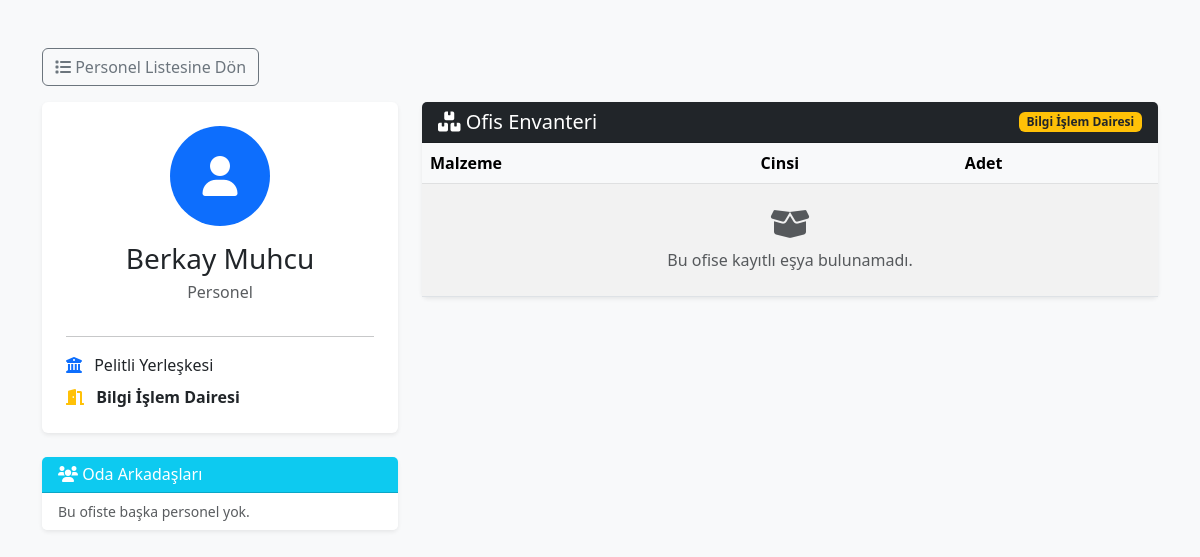
Page /personel-detay/13 on the committed database.
### tables this page shows
CREATE TABLE personeller (
            id INTEGER PRIMARY KEY AUTOINCREMENT,
            ad_soyad TEXT NOT NULL,
            unvan TEXT,
            kampus TEXT,
            ofis TEXT NOT NULL
        , birimi TEXT);

### app.py (the view)
@app.route('/personel-detay/<int:id>')
def personel_detay(id):
    conn = baglanti_kur(); cur = conn.cursor()
    cur.execute("SELECT * FROM personeller WHERE id = ?", (id,)); kisi = cur.fetchone()
    if not kisi: return "Bulunamadı", 404
    cur.execute("SELECT * FROM personeller WHERE ofis = ? AND id != ?", (kisi['ofis'], id)); arkadaslar = cur.fetchall()
    k_ofis = turkce_normalize(kisi['ofis'])
    cur.execute("SELECT * FROM demirbaslar WHERE NORMALIZE(konum) LIKE ?", (f"%{k_ofis}%",)); esyalar = cur.fetchall()
    conn.close()
    return render_template('personel_detay.html', kisi=kisi, arkadaslar=arkadaslar, esyalar=esyalar)

### app.py (called while the page is built)
def turkce_normalize(metin):
    if metin is None: return ""
    degisim = {
        'İ': 'i', 'I': 'i', 'ı': 'i', 'Ş': 's', 'ş': 's',
        'Ç': 'c', 'ç': 'c', 'Ö': 'o', 'ö': 'o',
        'Ü': 'u', 'ü': 'u', 'Ğ': 'g', 'ğ': 'g'
    }
    yeni_metin = ""
    for harf in metin:
        yeni_metin += degisim.get(harf, harf)
    return yeni_metin.lower()

def baglanti_kur():
    conn = sqlite3.connect(DB_NAME)
    conn.row_factory = sqlite3.Row
    conn.create_function("NORMALIZE", 1, turkce_normalize)
    return conn

### templates/personel_detay.html (shortened to what this page needs)
<!DOCTYPE html>
<html lang="tr">
<head>
    <link href="https://cdn.jsdelivr.net/npm/bootstrap@5.3.0/dist/css/bootstrap.min.css" rel="stylesheet">
    <link rel="stylesheet" href="https://cdnjs.cloudflare.com/ajax/libs/font-awesome/6.0.0/css/all.min.css">
</head>
<body class="bg-light">
<div class="container mt-5">
   <a href="/?tab=personel" class="btn btn-outline-secondary mb-3">
    <i class="fas fa-list"></i> Personel Listesine Dön
</a>
    <div class="row">
        <div class="col-md-4">
            <div class="card shadow-sm border-0 text-center p-4 mb-4">
                <div class="avatar bg-primary text-white rounded-circle d-flex align-items-center justify-content-center mx-auto mb-3" style="width: 100px; height: 100px; font-size: 40px;">
                    <i class="fas fa-user"></i>
                </div>
                <h3 class="mb-1">{{ kisi.ad_soyad }}</h3>
                <p class="text-muted">{{ kisi.unvan }}</p>
                <hr>
                <div class="text-start">
                    <p class="mb-2"><i class="fas fa-university text-primary me-2"></i> {{ kisi.kampus }}</p>
                    <p class="mb-0"><i class="fas fa-door-open text-warning me-2"></i> <strong>{{ kisi.ofis }}</strong></p>
                </div>
            </div>
            <div class="card shadow-sm border-0 mb-4">
                <div class="card-header bg-info text-white">
                    <h6 class="mb-0"><i class="fas fa-users"></i> Oda Arkadaşları</h6>
                </div>
                <ul class="list-group list-group-flush">
                    {% for arkadas in arkadaslar %}
                    <li class="list-group-item d-flex align-items-center">
                        <div class="bg-secondary text-white rounded-circle me-3 d-flex align-items-center justify-content-center" style="width: 30px; height: 30px;">
                            <i class="fas fa-user small"></i>
                        </div>
                        <div>
                            <a href="/personel-detay/{{ arkadas.id }}" class="text-decoration-none text-dark fw-bold">{{ arkadas.ad_soyad }}</a>
                            <div class="small text-muted">{{ arkadas.unvan }}</div>
                        </div>
                    </li>
                    {% else %}
                    <li class="list-group-item text-muted small">Bu ofiste başka personel yok.</li>
                    {% endfor %}
                </ul>
            </div>
        </div>
        <div class="col-md-8">
            <div class="card shadow-sm border-0">
                <div class="card-header bg-dark text-white d-flex justify-content-between align-items-center">
                    <h5 class="mb-0"><i class="fas fa-boxes"></i> Ofis Envanteri</h5>
                    <span class="badge bg-warning text-dark">{{ kisi.ofis }}</span>
                </div>
                <div class="card-body p-0">
                    <table class="table table-hover table-striped mb-0">
                        <thead class="table-light">
                            <tr>
                                <th>Malzeme</th>
                                <th>Cinsi</th>
                                <th>Adet</th>
                            </tr>
                        </thead>
                        <tbody>
                            {% for esya in esyalar %}
                            <tr>
                                <td class="fw-bold">{{ esya.ad }}</td>
                                <td>{{ esya.cinsi }}</td>
                                <td><span class="badge bg-secondary">{{ esya.adet }}</span></td>
                            </tr>
                            {% else %}
                            <tr>
                                <td colspan="3" class="text-center py-4 text-muted">
                                    <i class="fas fa-box-open fa-2x mb-2 d-block"></i>
                                    Bu ofise kayıtlı eşya bulunamadı.
                                </td>
                            </tr>
                            {% endfor %}
                        </tbody>
                    </table>
                </div>
            </div>
        </div>
    </div>
</div>
</body>
</html>

### rows in the picture
personeller: ad_soyad "Berkay Muhcu", unvan "Personel", kampus "Pelitli Yerleşkesi", ofis "Bilgi İşlem Dairesi"
